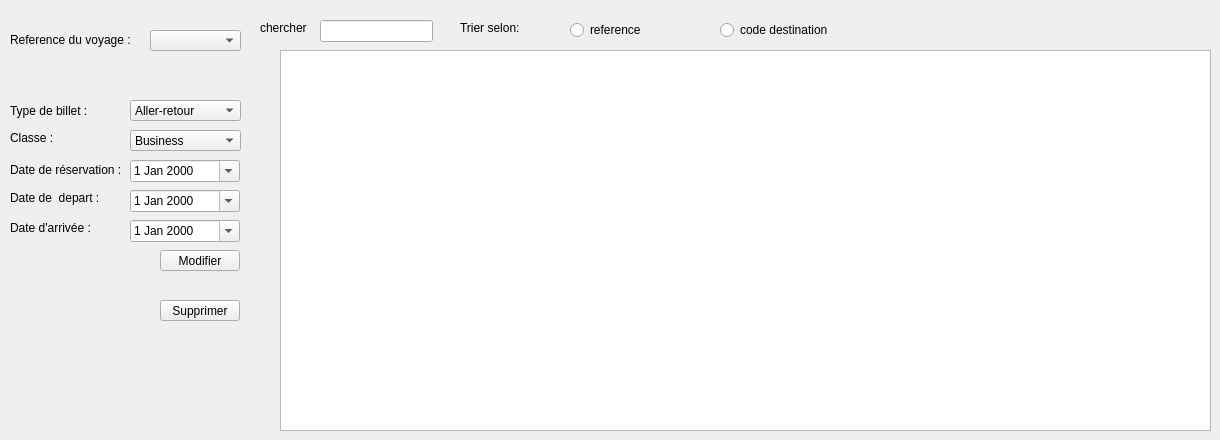
        <widget class="QWidget" name="tab_12">
         <attribute name="title">
          <string>Reservations Voyage</string>
         </attribute>
         <widget class="QTableView" name="tabresvoyage">
          <property name="geometry">
           <rect>
            <x>280</x>
            <y>50</y>
            <width>931</width>
            <height>381</height>
           </rect>
          </property>
         </widget>
         <widget class="QLabel" name="label_81">
          <property name="geometry">
           <rect>
            <x>460</x>
            <y>20</y>
            <width>81</width>
            <height>16</height>
           </rect>
          </property>
          <property name="text">
           <string>Trier selon:</string>
          </property>
         </widget>
         <widget class="QComboBox" name="reference_voyage_combo">
          <property name="geometry">
           <rect>
            <x>150</x>
            <y>30</y>
            <width>91</width>
            <height>21</height>
           </rect>
          </property>
         </widget>
         <widget class="QLabel" name="label_82">
          <property name="geometry">
           <rect>
            <x>10</x>
            <y>30</y>
            <width>131</width>
            <height>20</height>
           </rect>
          </property>
          <property name="text">
           <string>Reference du voyage :</string>
          </property>
         </widget>
         <widget class="QLabel" name="label_83">
          <property name="geometry">
           <rect>
            <x>10</x>
            <y>100</y>
            <width>91</width>
            <height>21</height>
           </rect>
          </property>
          <property name="text">
           <string>Type de billet :</string>
          </property>
         </widget>
         <widget class="QLabel" name="label_84">
          <property name="geometry">
           <rect>
            <x>10</x>
            <y>130</y>
            <width>71</width>
            <height>16</height>
           </rect>
          </property>
          <property name="text">
           <string>Classe :</string>
          </property>
         </widget>
         <widget class="QComboBox" name="typebillet_rv_modif">
          <property name="geometry">
           <rect>
            <x>130</x>
            <y>100</y>
            <width>111</width>
            <height>21</height>
           </rect>
          </property>
          <property name="currentText">
           <string>Aller-retour</string>
          </property>
          <property name="currentIndex">
           <number>0</number>
          </property>
          <property name="maxVisibleItems">
           <number>2</number>
          </property>
          <item>
           <property name="text">
            <string>Aller-retour</string>
           </property>
          </item>
          <item>
           <property name="text">
            <string>Aller simple</string>
           </property>
          </item>
         </widget>
         <widget class="QComboBox" name="classe_rv_modif">
          <property name="geometry">
           <rect>
            <x>130</x>
            <y>130</y>
            <width>111</width>
            <height>21</height>
           </rect>
          </property>
          <item>
           <property name="text">
            <string>Business</string>
           </property>
          </item>
          <item>
           <property name="text">
            <string>Premiere classe</string>
           </property>
          </item>
         </widget>
         <widget class="QDateEdit" name="datereservation_rv_modif">
          <property name="geometry">
           <rect>
            <x>130</x>
            <y>160</y>
            <width>110</width>
            <height>22</height>
           </rect>
          </property>
          <property name="calendarPopup">
           <bool>true</bool>
          </property>
         </widget>
         <widget class="QDateEdit" name="datedepart_rv_modif">
          <property name="geometry">
           <rect>
            <x>130</x>
            <y>190</y>
            <width>110</width>
            <height>22</height>
           </rect>
          </property>
          <property name="calendarPopup">
           <bool>true</bool>
          </property>
         </widget>
         <widget class="QLabel" name="label_85">
          <property name="geometry">
           <rect>
            <x>10</x>
            <y>190</y>
            <width>101</width>
            <height>16</height>
           </rect>
          </property>
          <property name="text">
           <string>Date de  depart :</string>
          </property>
         </widget>
         <widget class="QLabel" name="label_86">
          <property name="geometry">
           <rect>
            <x>10</x>
            <y>160</y>
            <width>121</width>
            <height>20</height>
           </rect>
          </property>
          <property name="text">
           <string>Date de réservation :</string>
          </property>
         </widget>
         <widget class="QDateEdit" name="datearrivee_rv_modif">
          <property name="geometry">
           <rect>
            <x>130</x>
            <y>220</y>
            <width>110</width>
            <height>22</height>
           </rect>
          </property>
          <property name="calendarPopup">
           <bool>true</bool>
          </property>
         </widget>
         <widget class="QLabel" name="label_87">
          <property name="geometry">
           <rect>
            <x>10</x>
            <y>220</y>
            <width>101</width>
            <height>16</height>
           </rect>
          </property>
          <property name="text">
           <string>Date d'arrivée :</string>
          </property>
         </widget>
         <widget class="QPushButton" name="rv_modifier">
          <property name="geometry">
           <rect>
            <x>160</x>
            <y>250</y>
            <width>80</width>
            <height>21</height>
           </rect>
          </property>
          <property name="text">
           <string>Modifier</string>
          </property>
         </widget>
         <widget class="QPushButton" name="supprimer_rv">
          <property name="geometry">
           <rect>
            <x>160</x>
            <y>300</y>
            <width>80</width>
            <height>21</height>
           </rect>
          </property>
          <property name="text">
           <string>Supprimer</string>
          </property>
         </widget>
         <widget class="QRadioButton" name="radioButton">
          <property name="geometry">
           <rect>
            <x>570</x>
            <y>20</y>
            <width>95</width>
            <height>20</height>
           </rect>
          </property>
          <property name="text">
           <string>reference</string>
          </property>
         </widget>
         <widget class="QRadioButton" name="radioButton_2">
          <property name="geometry">
           <rect>
            <x>720</x>
            <y>20</y>
            <width>121</width>
            <height>20</height>
           </rect>
          </property>
          <property name="text">
           <string>code destination</string>
          </property>
         </widget>
         <widget class="QLabel" name="label_88">
          <property name="geometry">
           <rect>
            <x>260</x>
            <y>20</y>
            <width>55</width>
            <height>16</height>
           </rect>
          </property>
          <property name="text">
           <string>chercher </string>
          </property>
         </widget>
         <widget class="QLineEdit" name="chercher_trier_rv">
          <property name="geometry">
           <rect>
            <x>320</x>
            <y>20</y>
            <width>113</width>
            <height>22</height>
           </rect>
          </property>
         </widget>
        </widget>
